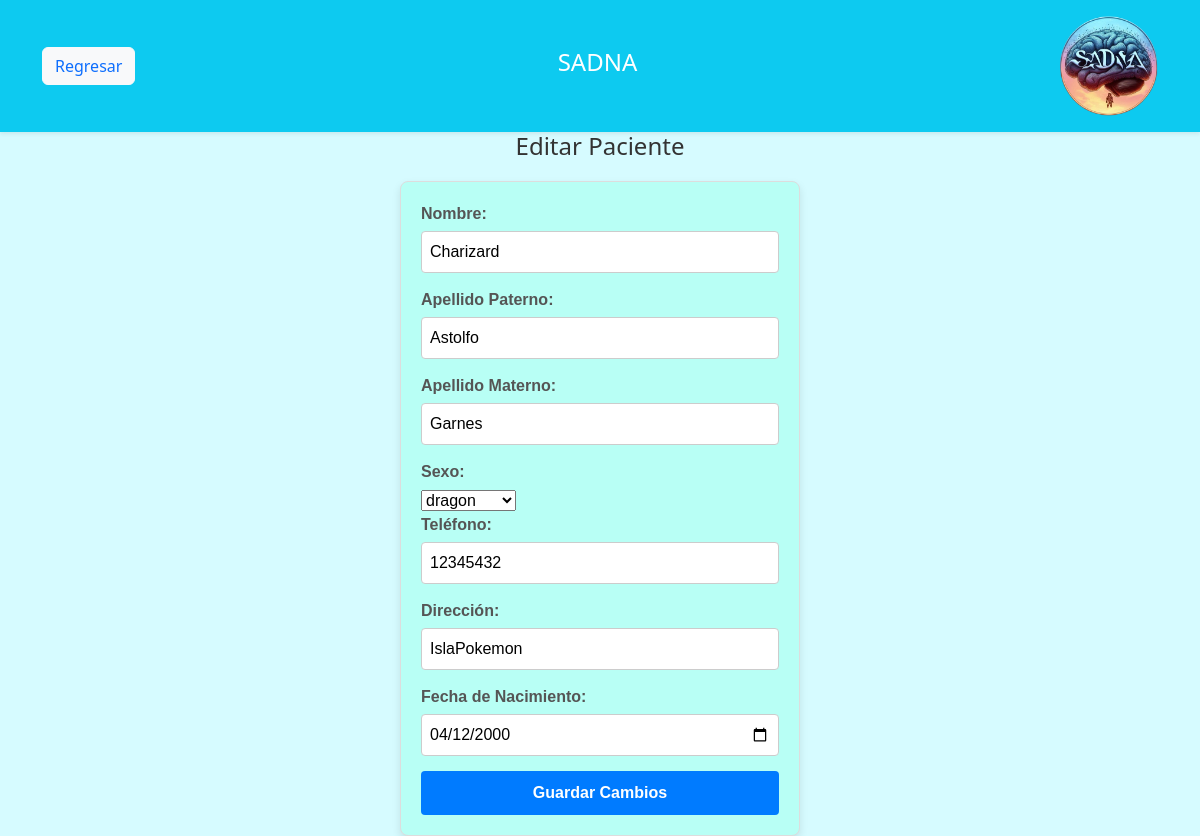
Screenshot of /Vista/crudPaciente/EditarPaciente.php?idPaciente=1 (signed in) with the database file from the repository.
### tables this page shows
CREATE TABLE `paciente` (
  `idPaciente` int(11) NOT NULL AUTO_INCREMENT,
  `Nombre` varchar(45) NOT NULL,
  `ApPaterno` varchar(45) NOT NULL,
  `ApMaterno` varchar(45) DEFAULT NULL,
  `sexo` varchar(45) DEFAULT NULL,
  `telefono` int(11) DEFAULT NULL,
  `direccion` varchar(50) DEFAULT NULL,
  `fechaNac` date DEFAULT NULL,
  PRIMARY KEY (`idPaciente`)
);

### Vista/crudPaciente/EditarPaciente.php (the view, shortened to what this page needs)
<!DOCTYPE html>
<html lang="es">
<head>
    <?php     include '../includes/headerregresar.php'; ?>
    <link rel="stylesheet" href="../../Vista/Estilos/StylesForAddPAc.css">
</head>
<body>
    <h2>Editar Paciente</h2>
    <?php
    include '../../Modelo/BD/bd.php';
    $id = $_GET['idPaciente'];
    $sql = "SELECT * FROM paciente WHERE idPaciente = $id";
    $resultado = mysqli_query($conn, $sql);
    if ($resultado && mysqli_num_rows($resultado) > 0) {
        $row = mysqli_fetch_assoc($resultado);
    ?>
    <form method="post" action="../../Modelo/GestionPacientes/actPaciente.php? idPaciente=<?php echo $id; ?>" class="form">
        <label>Nombre:</label>
        <input type="text" name="nombre" value="<?php echo $row['Nombre']; ?>" required><br><br>
        <label>Apellido Paterno:</label>
        <input type="text" name="apPaterno" value="<?php echo $row['ApPaterno']; ?>" required><br><br>
        <label>Apellido Materno:</label>
        <input type="text" name="apMaterno" value="<?php echo $row['ApMaterno']; ?>" required><br><br>
        <label>Sexo:</label>
        <select id="sexo" name="sexo" class="dropdown" required>
                <option value="<?php echo $row['sexo']; ?>" disabled selected><?php echo $row['sexo']; ?></option>
        </select>
        <label>Teléfono:</label>
        <input type="text" name="telefono" value="<?php echo $row['telefono']; ?>" required><br><br>
        <label>Dirección:</label>
        <input type="text" name="direccion" value="<?php echo $row['direccion']; ?>" required><br><br>
        <label>Fecha de Nacimiento:</label>
        <input type="date" name="fechaNac" value="<?php echo $row['fechaNac']; ?>" required><br><br>
        <input type="submit" name="actualizar" value="Guardar Cambios">
    </form>
    <?php
    } else {
        echo "<p>Error: No se encontraron datos del paciente.</p>";
    }
    ?>
</body>
</html>

### Vista/Estilos/stylesForAddPAc.css (style rules this page uses)
body { background-color: #d6fbff; }
.form { max-width: 400px; margin: 0 auto; padding: 20px; border: 1px solid #ddd; border-radius: 8px; background-color: hsl(172, 100%, 86%); box-shadow: 0 4px 8px rgba(0, 0, 0, 0.1); font-family: Arial, sans-serif; }
h2 { text-align: center; color: #333; font-size: 24px; margin-bottom: 20px; }
.form label { display: block; font-weight: bold; color: #555; margin-bottom: 5px; }
.form input[type="text"], .form input[type="date"] { width: 100%; padding: 8px; margin-bottom: 15px; border: 1px solid #ccc; border-radius: 4px; box-sizing: border-box; }
.form input[type="submit"] { width: 100%; padding: 10px; background-color: #007bff; border: none; border-radius: 4px; color: white; font-weight: bold; cursor: pointer; transition: background-color 0.3s; }

### rows the page displays
paciente: nombre "Charizard", apPaterno "Astolfo", apMaterno "Garnes", sexo "dragon", telefono "12345432", direccion "IslaPokemon", fechaNac "04/12/2000"
